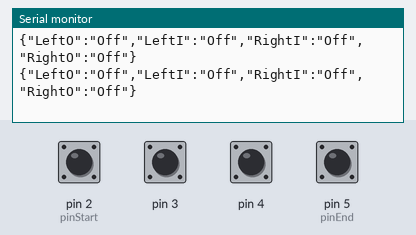
Bench run of a sketch on a simulated Arduino Uno, built with avr-gcc and run on an emulated ATmega328P. Shown: the last lines printed to the serial monitor. Inputs (shaded band) come from the test bench; at power-on: pin 2 (pinStart), pin 3, pin 4, pin 5 (pinEnd) HIGH.

Above: at 1.2 s.
1.3 s: pin 2 (pinStart) pulled LOW for 0.15 s
4.4 s: pin 3 pulled LOW for 0.15 s
6.0 s: pin 4 pulled LOW for 0.15 s
7.6 s: pin 5 (pinEnd) pulled LOW for 0.15 s
9.2 s: pin 2 (pinStart) driven LOW and pin 3 driven LOW
At 10.2 s:
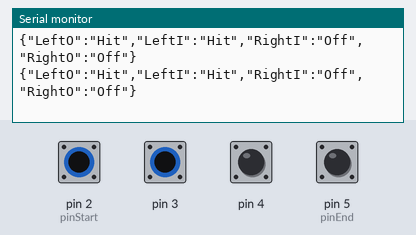
11.1 s: pin 4 pulled LOW for 1 s
At 12.0 s:
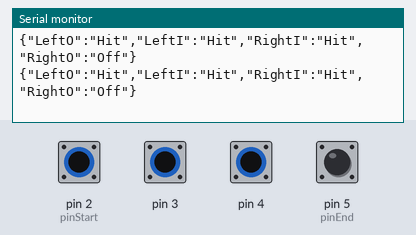

Measured:
- after the input at 9.2 s, the serial monitor: prints a new line at once (image 1)
- after the input at 11.1 s, the serial monitor: prints a new line at once (image 2)

The sketch:

onboard_taiko.ino
```cpp
int pinStart = 2; //Start of the pin used for button
int pinEnd = 5; //End of the pin used for button
int ButtonCount = 4; //store how many button will be used
String Buttons[] = {"LeftO", "LeftI", "RightI", "RightO"}; //button labels

String ButtonPress(int pin) { //function to determine button state
  if (digitalRead(pin) != HIGH) {
    return "\"Hit\"";
  }
  else {
    return "\"Off\"";
  }
}

void setup() {
  Serial.begin(115200);
  for (int i = pinStart; i <= pinEnd; i++) { //set button pinMode
    pinMode(i, INPUT_PULLUP);
  }
  for (int i = 0; i < ButtonCount; i++) { //iterate through Buttons[] to put double quote
    Buttons[i] = '\"' + Buttons[i] + '\"';
  }
}

void loop() {
  String json = "{";
  for (int i = 0; i < ButtonCount; i++) { //iterate to append button and state
    int j = pinStart + i;
    json += Buttons[i] + ":" + ButtonPress(j);
    if (j != pinEnd) { //add a ',' at the end except for last iteration
      json += ",";
    }
  }
  json += "}";
  Serial.println(json); //output json to serial to be processed with python app
  delay(25);
}
```
